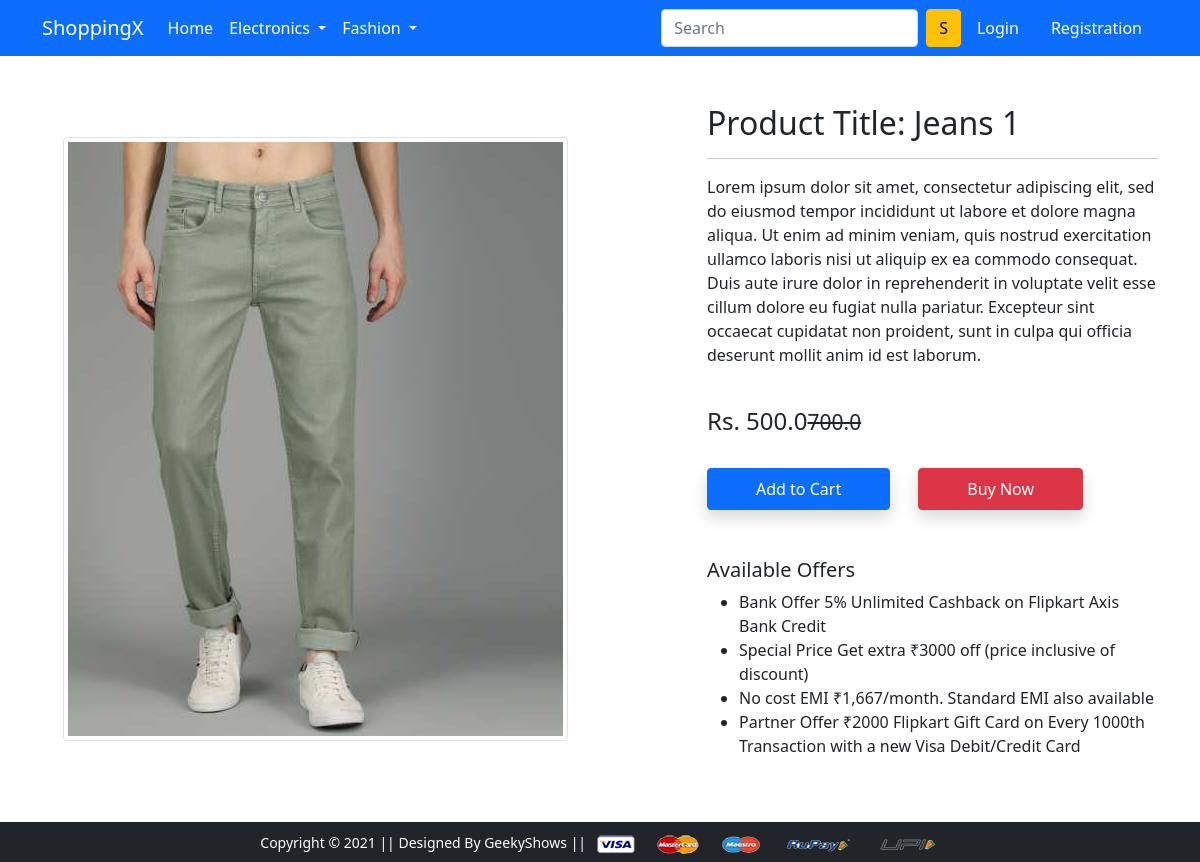
Screenshot of /product-detail/1 with the database file from the repository.
### app/models.py (models this page shows, shortened)
class Product(models.Model):
    title = models.CharField(max_length=100)
    selling_price = models.FloatField()
    discounted_price = models.FloatField()
    description = models.TextField()
    brand = models.CharField(max_length=100)
    category = models.CharField(choices=CATEGORY_CHOICES, max_length=2)
    product_image = models.ImageField(upload_to='productimg')

### app/views.py (the view)
# urls.py: path('product-detail/<int:pk>', views.ProductDetailView.as_view(), name='product-detail'),
class ProductDetailView(View):
    def get(self,request,pk):
        product =Product.objects.get(pk=pk)
        return render(request, 'app/productdetail.html',{'product':product})

### app/templates/app/productdetail.html (shortened to what this page needs)
{% extends 'app/base.html' %}
{% load static %}
{% block main-content %}
<div class="container my-5">
 <div class="row">
  <div class="col-sm-6 text-center align-self-center">
   <img src="{{product.product_image.url}}" alt="" class="img-fluid img-thumbnail">
  </div>
  <div class="col-sm-5 offset-sm-1">
   <h2>Product Title: {{product.title   }}</h2>
   <hr>
   <p>{{product.description}}</p> <br>
   <h4>Rs. {{product.discounted_price}}<small class="fw-light text-decoration-line-through">{{product.selling_price}}</small></h4> <br>
   <a href="{% url 'add-to-cart' %}" class="btn btn-primary shadow px-5 py-2">Add to Cart</a>
   <a href="{% url 'buy-now' %}" class="btn btn-danger shadow px-5 py-2 ms-4">Buy Now</a>
   <h5 class="mt-5">Available Offers</h5>
   <ul>
    <li>Bank Offer 5% Unlimited Cashback on Flipkart Axis Bank Credit</li>
    <li>Special Price Get extra ₹3000 off (price inclusive of discount)</li>
    <li>No cost EMI ₹1,667/month. Standard EMI also available</li>
    <li>Partner Offer ₹2000 Flipkart Gift Card on Every 1000th Transaction with a new Visa Debit/Credit Card</li>
   </ul>
  </div>
 </div>
</div>
{% endblock main-content %}

### rows the page displays
Product: product_image (picture), title "Jeans 1", description "Lorem ipsum dolor sit amet, consectetur adipiscing elit, sed do eiusmod tempor incididunt ut labore et dolore magna aliqua. Ut enim ad minim veniam, quis nostrud exercitation ullamco laboris nisi ut aliquip ex ea commodo consequat. Duis aute irure dolor in reprehenderit in voluptate velit esse cillum dolore eu fugiat nulla pariatur. Excepteur sint occaecat cupidatat non proident, sunt in culpa qui officia deserunt mollit anim id est laborum.", discounted_price "500.0", selling_price "700.0"
